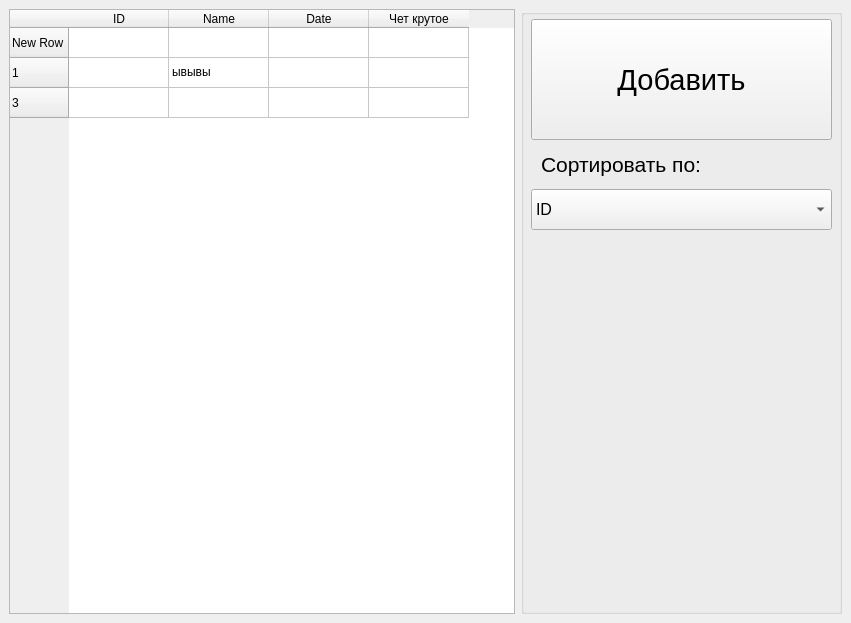
<?xml version="1.0" encoding="UTF-8"?>
<ui version="4.0">
 <class>MainWindow</class>
 <widget class="QMainWindow" name="MainWindow">
  <property name="geometry">
   <rect>
    <x>0</x>
    <y>0</y>
    <width>851</width>
    <height>623</height>
   </rect>
  </property>
  <property name="minimumSize">
   <size>
    <width>0</width>
    <height>0</height>
   </size>
  </property>
  <property name="windowTitle">
   <string>MainWindow</string>
  </property>
  <widget class="QWidget" name="centralwidget">
   <layout class="QGridLayout" name="gridLayout">
    <item row="0" column="0">
     <widget class="QTableWidget" name="tableWidget">
      <property name="minimumSize">
       <size>
        <width>501</width>
        <height>601</height>
       </size>
      </property>
      <row>
       <property name="text">
        <string>New Row</string>
       </property>
      </row>
      <row>
       <property name="text">
        <string>1</string>
       </property>
      </row>
      <row>
       <property name="text">
        <string>3</string>
       </property>
      </row>
      <column>
       <property name="text">
        <string>ID</string>
       </property>
      </column>
      <column>
       <property name="text">
        <string>Name</string>
       </property>
      </column>
      <column>
       <property name="text">
        <string>Date</string>
       </property>
      </column>
      <column>
       <property name="text">
        <string>Чет крутое</string>
       </property>
      </column>
      <item row="1" column="1">
       <property name="text">
        <string>ывывы</string>
       </property>
      </item>
     </widget>
    </item>
    <item row="0" column="1">
     <widget class="QGroupBox" name="groupBox">
      <property name="minimumSize">
       <size>
        <width>321</width>
        <height>591</height>
       </size>
      </property>
      <property name="title">
       <string/>
      </property>
      <widget class="QPushButton" name="pushButton">
       <property name="geometry">
        <rect>
         <x>10</x>
         <y>10</y>
         <width>301</width>
         <height>121</height>
        </rect>
       </property>
       <property name="font">
        <font>
         <pointsize>22</pointsize>
         <weight>50</weight>
         <bold>false</bold>
        </font>
       </property>
       <property name="text">
        <string>Добавить</string>
       </property>
      </widget>
      <widget class="QComboBox" name="comboBox">
       <property name="geometry">
        <rect>
         <x>10</x>
         <y>180</y>
         <width>301</width>
         <height>41</height>
        </rect>
       </property>
       <property name="font">
        <font>
         <pointsize>12</pointsize>
        </font>
       </property>
       <item>
        <property name="text">
         <string>ID</string>
        </property>
       </item>
       <item>
        <property name="text">
         <string>Name</string>
        </property>
       </item>
       <item>
        <property name="text">
         <string>Date</string>
        </property>
       </item>
       <item>
        <property name="text">
         <string>Чет крутое</string>
        </property>
       </item>
      </widget>
      <widget class="QLabel" name="label">
       <property name="geometry">
        <rect>
         <x>20</x>
         <y>140</y>
         <width>281</width>
         <height>31</height>
        </rect>
       </property>
       <property name="font">
        <font>
         <pointsize>16</pointsize>
        </font>
       </property>
       <property name="text">
        <string>Сортировать по:</string>
       </property>
      </widget>
     </widget>
    </item>
   </layout>
  </widget>
 </widget>
 <resources/>
 <connections/>
</ui>
